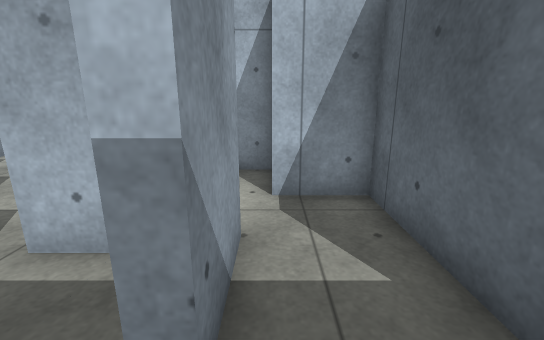
[1] (above)

17 first-person views from a walk through a Unity game level. The camera is 1.2 m above the floor, tilts 14° down and sees 90° across. The floor is counted in squares, 0.57 m on a side. Each view is taken from the middle of a square. On the plan, view 1 faces up. The plan holds only what a view shows up to about 17 squares ahead; the rest is blank. The place goes on beyond the plan. The player character is not drawn. Some animated figures are not drawn. Surface patterns are stand-ins for the level's own textures.

[2]
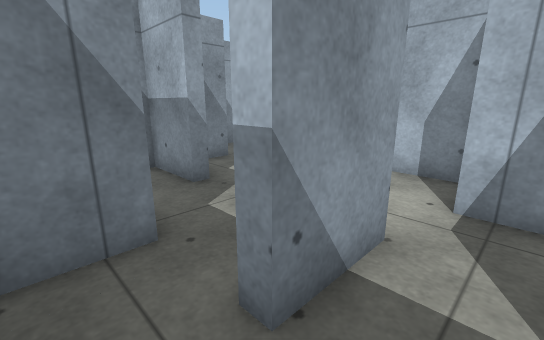

[3]
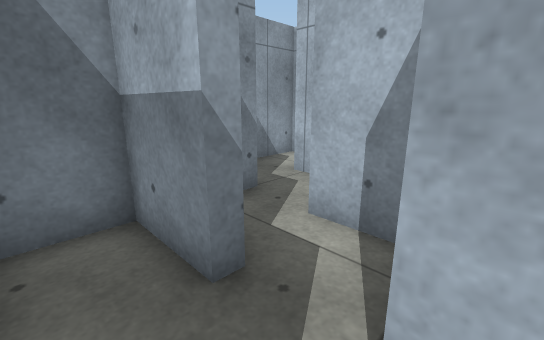

[4]
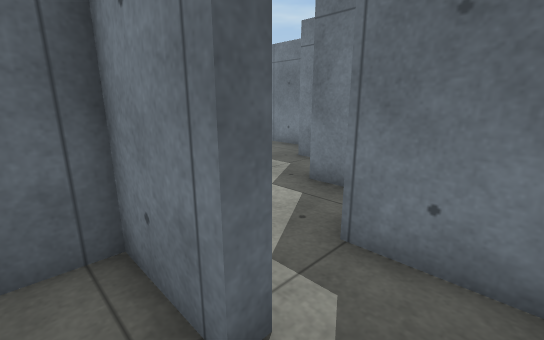

[5]
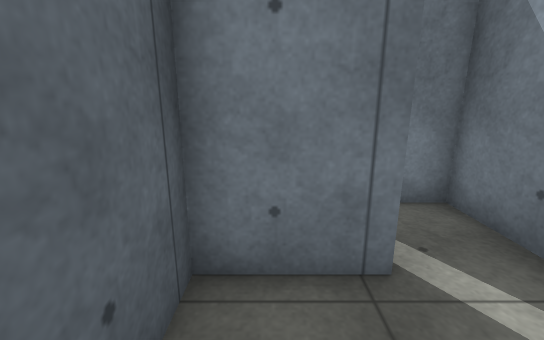

[6]
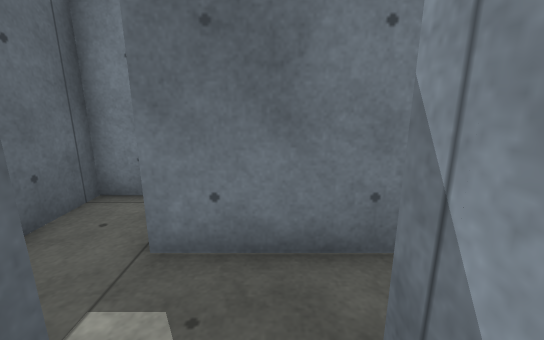

[7]
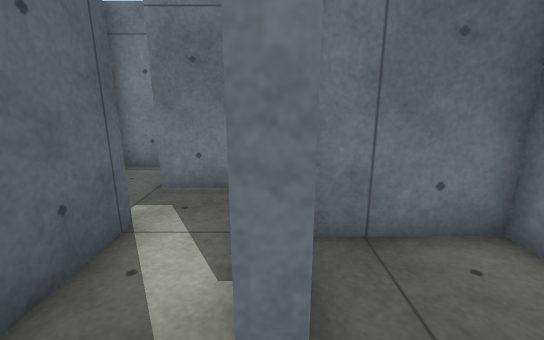

[8]
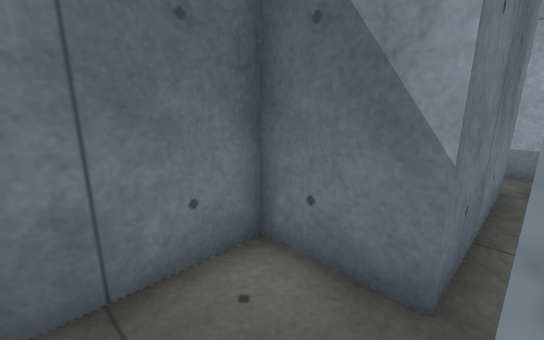

[9]
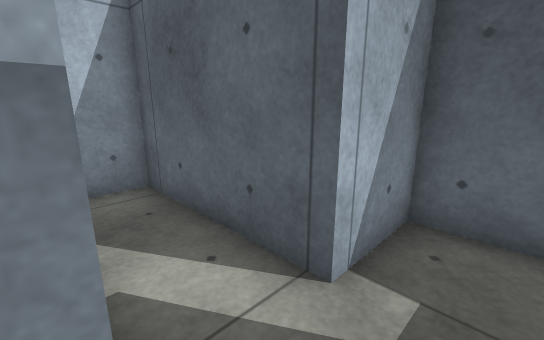

[10]
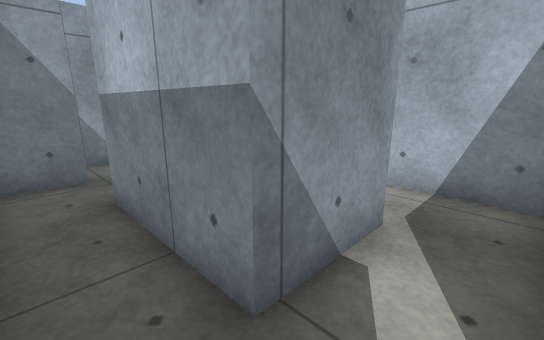

[11]
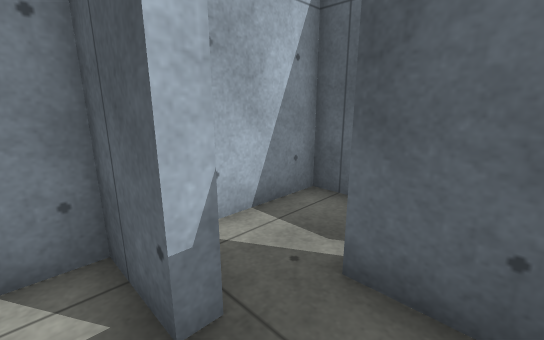

[12]
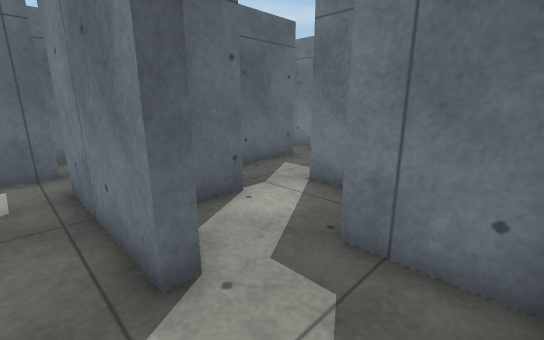

[13]
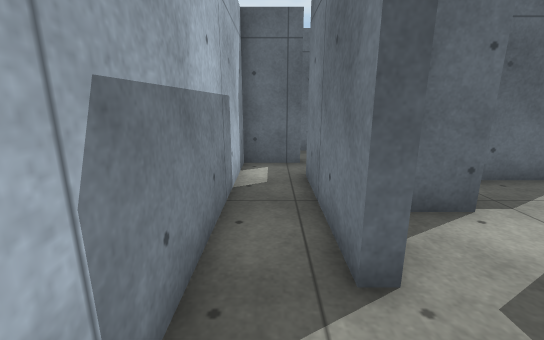

[14]
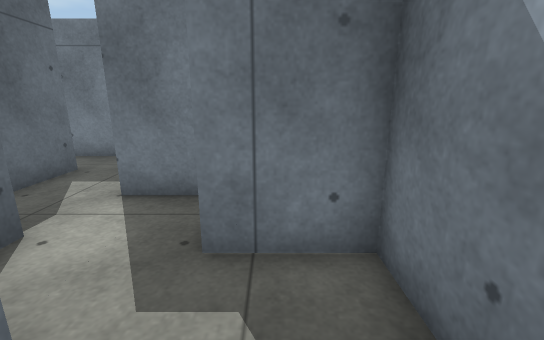

[15]
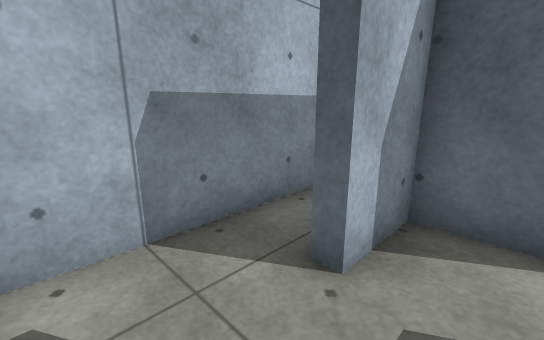

[16]
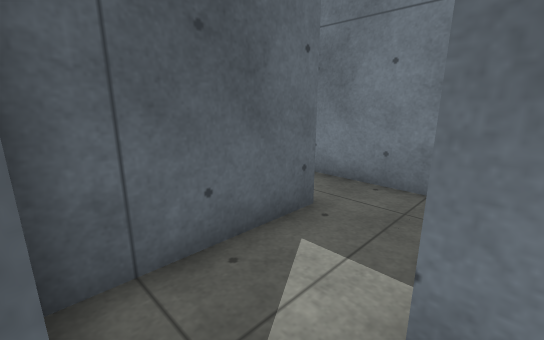

[17]
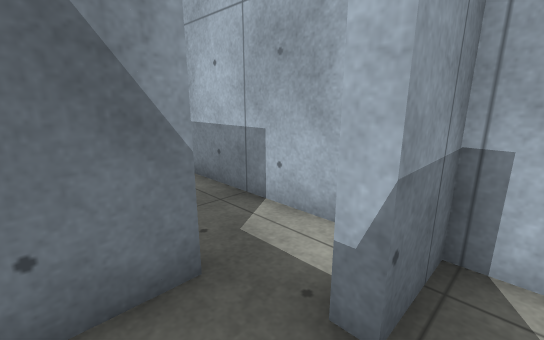

### Floor plan
Ten units are one square. View 1 is at (0, 0); x grows to the right and y downward. Boxes are objects, and circles mark ways between rooms. Rooms are numbered by the first view taken in them; rooms with no view inside come last. Other rooms are left out.
<svg viewBox="-225 -195 275 208">
<path fill="none" stroke="#000" d="M22 -14 22 -60 0 -60M-30 -15 -30 2M-12 8 42 8M-24 -40 -5 -40 -5 -15 -10 -15M-55 -40 -55 -35 -80 -35 -80 -18M-36 -15 -30 -15M-22 -35 -35 -35M-42 -60 -60 -60M-85 -85 -85 -90 -60 -90 -60 -105M-108 -111 -108 -75M-119 -115 -82 -115M-108 -165 -108 -135 -152 -135M-60 -105 -60 -135 -85 -135 -85 -190 -105 -190M-105 -190 -127 -190 -127 -170 -132 -170M-112 -146 -112 -165 -108 -165M-135 -140 -116 -140M-204 -165 -147 -165 -147 -140 -135 -140M-220 -171 -220 -164M-132 -170 -132 -190 -194 -190M-23 -85 -23 -90 28 -90M-55 -89 -55 -75M45 -89 45 -110 -52 -110M-55 -75 -55 -65 -30 -65M0 -60 0 -85 -23 -85M-175 -136 -175 -119M-108 -75 -108 -65 -80 -65M-78 -85 -85 -85M-66 -40 -55 -40"/>
<circle cx="-30" cy="-20" r="3" fill="#2a7"/>
<circle cx="-15" cy="-60" r="3" fill="#2a7"/>
<circle cx="-60" cy="-50" r="3" fill="#2a7"/>
<circle cx="-75" cy="-110" r="3" fill="#2a7"/>
<circle cx="-95" cy="-85" r="3" fill="#2a7"/>
<circle cx="-110" cy="-175" r="3" fill="#2a7"/>
<circle cx="-165" cy="-130" r="3" fill="#2a7"/>
<circle cx="-130" cy="-155" r="3" fill="#2a7"/>
<circle cx="-40" cy="-85" r="3" fill="#2a7"/>
<text x="0" y="-20">1</text>
<text x="-50" y="-30">2</text>
<text x="-90" y="-90">3</text>
<text x="-100" y="-130">4</text>
<text x="-120" y="-170">5</text>
<text x="-180" y="-170">6</text>
<text x="-20" y="-100">7</text>
<text x="-30" y="-70">8</text>
<text x="-170" y="-140">9</text>
<text x="-90" y="-70">10</text>
<text x="-70" y="-50">11</text>
</svg>
Room 1 opens to room 2. Room 1 opens to room 8. Room 2 opens to room 11. Room 3 opens to room 4. Room 3 opens to room 10. Room 4 opens to room 5. Room 4 opens to room 9. Room 5 opens to room 6. Room 7 opens to room 8.

Where each view was taken, in squares from view 1:
view 1: 0 up, 0 right, facing up
view 2: 0 up, 1 right, facing up-left
view 3: 2 up, 3 left, facing up-left
view 4: 10 up, 10 left, facing down-right
view 5: 12 up, 7 left, facing down
view 6: 15 up, 10 left, facing down
view 7: 18 up, 11 left, facing down
view 8: 17 up, 12 left, facing down-left
view 9: 12 up, 11 left, facing up-right
view 10: 12 up, 9 left, facing up-left
view 11: 15 up, 14 left, facing up-right
view 12: 10 up, 5 left, facing down-right
view 13: 10 up, 5 left, facing right
view 14: 10 up, 4 left, facing down
view 15: 7 up, 5 left, facing up-right
view 16: 6 up, 1 left, facing down-right
view 17: 15 up, 12 left, facing up-left
